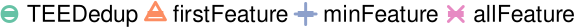

This figure's R source:
library(grid)
library(ggplot2)
library(extrafont)
require("RColorBrewer")
require(scales)
font_import()
loadfonts()

my_color=c("#66c2a5","#fc8d62","#8da0cb","#e78ac3","#66c2a5","#fc8d62")

mywidth=10
myheight=0.4
my_value=c(1,2,3,4)
# my_line=c("longdash","dotted","solid","dashed")
my_line=c("solid","solid","solid","solid")
my_color=c("#66c2a5" ,"#fc8d62" ,"#8da0cb" ,"#e78ac3" ,"#a6d854" ,"#ffd92f")

if(T){
    x1 <- read.table("./legend.data",header=TRUE)
    cairo_pdf(file="legend.pdf",  width=mywidth, height=myheight)
    x1$type <- factor(x1$type, levels=c("SGX","DetectionFirst", "DetectionMin","DetectionAll"), labels=c("TEEDedup","firstFeature","minFeature","allFeature"))
    my_hist=ggplot(data=x1, aes(x=ID,y=throughput,shape=type,linetype=type, colour=type)) +
    geom_line(size=2) + 
    geom_point(size=4, stroke=1.5, fill="white") +
    scale_shape_manual(values=c(my_value)) +
    scale_colour_manual(values=c(my_color)) + 
    scale_linetype_manual(values=c(my_line)) +
    coord_cartesian(ylim=c(15.17, 320), xlim=c(1,4)) +
    scale_x_continuous(breaks=c(1,2,3,4)) +
    scale_y_continuous(breaks=seq(0, 300, 100), labels=format(seq(0, 300, 100), scientific=FALSE)) +
    ylab("Speed (MiB/s)") +
    xlab("Thread") +
    theme_bw() +
    theme(
      panel.grid.major=element_blank(), panel.grid.minor=element_blank(),
	    panel.background=element_blank(), 
	    panel.border = element_blank(),
		  # panel.border=element_rect(size=0.5),
		  axis.line=element_line(colour="black", size=0.15),
		  axis.ticks=element_line(size=0.15),
	    axis.text.x=element_text(margin=margin(5,0,0,0), angle=0, hjust=0.5, colour="black", size=24),
	    axis.title.y=element_text(size=24, hjust=0.5),
	    axis.text.y=element_text(margin=margin(0,2,0,0),colour="black",size=26),
	    axis.title.x=element_text(size=rel(0)),
	    legend.key.size=unit(0.5, "cm"),
      legend.title=element_blank(),
	    # legend.position=c(0.5,0.94),
      # legend.key.width=unit(1, "cm"),
      legend.direction="horizontal",
      legend.text=element_text(size=16.5),
      legend.margin = margin(t = 0, unit='cm'),
      plot.margin=unit(c(0.1,0.1,0.1,0.1), "cm")
    ) 
    g_legend <- function(a.gplot){
    tmp <- ggplot_gtable(ggplot_build(a.gplot))
    leg <- which(sapply(tmp$grobs, function(x) x$name) == "guide-box")
    legend <- tmp$grobs[[leg]]
    return(legend)}
    legend <- g_legend(my_hist)
    # or use cowplot package
    # legend <- cowplot::get_legend(my_hist)
    grid.newpage()
    grid.draw(legend)
}
